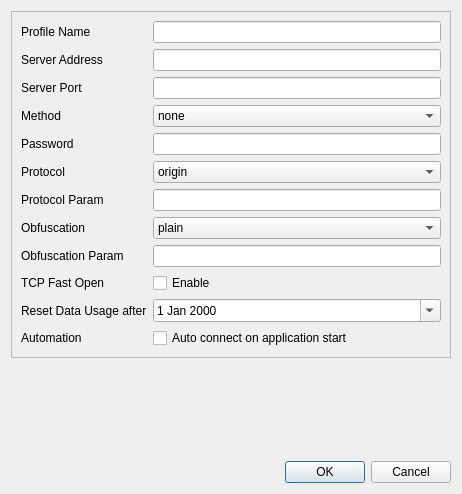
<?xml version="1.0" encoding="UTF-8"?>
<ui version="4.0">
 <class>SnellEditDialog</class>
 <widget class="QDialog" name="SnellEditDialog">
  <property name="geometry">
   <rect>
    <x>0</x>
    <y>0</y>
    <width>462</width>
    <height>494</height>
   </rect>
  </property>
  <property name="windowTitle">
   <string>Profile Editor</string>
  </property>
  <layout class="QVBoxLayout" name="verticalLayout">
   <item>
    <widget class="QFrame" name="editFrame">
     <property name="frameShape">
      <enum>QFrame::StyledPanel</enum>
     </property>
     <property name="frameShadow">
      <enum>QFrame::Raised</enum>
     </property>
     <layout class="QFormLayout" name="formLayout">
      <property name="sizeConstraint">
       <enum>QLayout::SetMaximumSize</enum>
      </property>
      <property name="fieldGrowthPolicy">
       <enum>QFormLayout::ExpandingFieldsGrow</enum>
      </property>
      <property name="rowWrapPolicy">
       <enum>QFormLayout::WrapLongRows</enum>
      </property>
      <property name="labelAlignment">
       <set>Qt::AlignLeading|Qt::AlignLeft|Qt::AlignVCenter</set>
      </property>
      <item row="1" column="0">
       <widget class="QLabel" name="nameLabel">
        <property name="text">
         <string>Profile Name</string>
        </property>
       </widget>
      </item>
      <item row="1" column="1">
       <widget class="QLineEdit" name="nameEdit"/>
      </item>
      <item row="2" column="0">
       <widget class="QLabel" name="serverAddrLabel">
        <property name="text">
         <string>Server Address</string>
        </property>
       </widget>
      </item>
      <item row="2" column="1">
       <widget class="QLineEdit" name="serverAddrEdit"/>
      </item>
      <item row="3" column="0">
       <widget class="QLabel" name="serverPortLabel">
        <property name="text">
         <string>Server Port</string>
        </property>
       </widget>
      </item>
      <item row="3" column="1">
       <widget class="QLineEdit" name="serverPortEdit">
        <property name="inputMethodHints">
         <set>Qt::ImhDigitsOnly|Qt::ImhPreferNumbers</set>
        </property>
       </widget>
      </item>
      <item row="4" column="0">
       <widget class="QLabel" name="label_5">
        <property name="text">
         <string>Method</string>
        </property>
       </widget>
      </item>
      <item row="4" column="1">
       <widget class="QComboBox" name="methodComboBox">
        <property name="sizePolicy">
         <sizepolicy hsizetype="Expanding" vsizetype="Fixed">
          <horstretch>0</horstretch>
          <verstretch>0</verstretch>
         </sizepolicy>
        </property>
        <item>
         <property name="text">
          <string>none</string>
         </property>
        </item>
        <item>
         <property name="text">
          <string>rc4</string>
         </property>
        </item>
        <item>
         <property name="text">
          <string>rc4-md5</string>
         </property>
        </item>
        <item>
         <property name="text">
          <string>rc4-md5-6</string>
         </property>
        </item>
        <item>
         <property name="text">
          <string>aes-128-cfb</string>
         </property>
        </item>
        <item>
         <property name="text">
          <string>aes-192-cfb</string>
         </property>
        </item>
        <item>
         <property name="text">
          <string>aes-256-cfb</string>
         </property>
        </item>
        <item>
         <property name="text">
          <string>aes-128-ctr</string>
         </property>
        </item>
        <item>
         <property name="text">
          <string>aes-192-ctr</string>
         </property>
        </item>
        <item>
         <property name="text">
          <string>aes-256-ctr</string>
         </property>
        </item>
        <item>
         <property name="text">
          <string>bf-cfb</string>
         </property>
        </item>
        <item>
         <property name="text">
          <string>camellia-128-cfb</string>
         </property>
        </item>
        <item>
         <property name="text">
          <string>camellia-192-cfb</string>
         </property>
        </item>
        <item>
         <property name="text">
          <string>camellia-256-cfb</string>
         </property>
        </item>
        <item>
         <property name="text">
          <string>cast5-cfb</string>
         </property>
        </item>
        <item>
         <property name="text">
          <string>des-cfb</string>
         </property>
        </item>
        <item>
         <property name="text">
          <string>idea-cfb</string>
         </property>
        </item>
        <item>
         <property name="text">
          <string>rc2-cfb</string>
         </property>
        </item>
        <item>
         <property name="text">
          <string>seed-cfb</string>
         </property>
        </item>
        <item>
         <property name="text">
          <string>salsa20</string>
         </property>
        </item>
        <item>
         <property name="text">
          <string>chacha20</string>
         </property>
        </item>
        <item>
         <property name="text">
          <string>chacha20-ietf</string>
         </property>
        </item>
       </widget>
      </item>
      <item row="5" column="0">
       <widget class="QLabel" name="pwdLabel">
        <property name="text">
         <string>Password</string>
        </property>
       </widget>
      </item>
      <item row="5" column="1">
       <widget class="QLineEdit" name="pwdEdit">
        <property name="inputMethodHints">
         <set>Qt::ImhNoAutoUppercase|Qt::ImhNoPredictiveText|Qt::ImhSensitiveData</set>
        </property>
        <property name="echoMode">
         <enum>QLineEdit::PasswordEchoOnEdit</enum>
        </property>
       </widget>
      </item>
      <item row="6" column="0">
       <widget class="QLabel" name="label_6">
        <property name="text">
         <string>Protocol</string>
        </property>
       </widget>
      </item>
      <item row="6" column="1">
       <widget class="QComboBox" name="protocolComboBox">
        <property name="sizePolicy">
         <sizepolicy hsizetype="Expanding" vsizetype="Fixed">
          <horstretch>0</horstretch>
          <verstretch>0</verstretch>
         </sizepolicy>
        </property>
        <item>
         <property name="text">
          <string>origin</string>
         </property>
        </item>
        <item>
         <property name="text">
          <string>verify_simple</string>
         </property>
        </item>
        <item>
         <property name="text">
          <string>auth_simple</string>
         </property>
        </item>
        <item>
         <property name="text">
          <string>auth_sha1</string>
         </property>
        </item>
        <item>
         <property name="text">
          <string>auth_sha1_v2</string>
         </property>
        </item>
        <item>
         <property name="text">
          <string>auth_sha1_v4</string>
         </property>
        </item>
        <item>
         <property name="text">
          <string>auth_aes128_sha1</string>
         </property>
        </item>
        <item>
         <property name="text">
          <string>auth_aes128_md5</string>
         </property>
        </item>
        <item>
         <property name="text">
          <string>auth_chain_a</string>
         </property>
        </item>
        <item>
         <property name="text">
          <string>auth_chain_b</string>
         </property>
        </item>
        <item>
         <property name="text">
          <string>auth_chain_c</string>
         </property>
        </item>
        <item>
         <property name="text">
          <string>auth_chain_d</string>
         </property>
        </item>
        <item>
         <property name="text">
          <string>auth_chain_e</string>
         </property>
        </item>
        <item>
         <property name="text">
          <string>auth_chain_f</string>
         </property>
        </item>
        <item>
         <property name="text">
          <string>auth_akarin_rand</string>
         </property>
        </item>
        <item>
         <property name="text">
          <string>auth_akarin_spec_a</string>
         </property>
        </item>
       </widget>
      </item>
      <item row="7" column="0">
       <widget class="QLabel" name="label_7">
        <property name="text">
         <string>Protocol Param</string>
        </property>
       </widget>
      </item>
      <item row="7" column="1">
       <widget class="QLineEdit" name="protocolParamEdit"/>
      </item>
      <item row="8" column="0">
       <widget class="QLabel" name="label_8">
        <property name="text">
         <string>Obfuscation</string>
        </property>
       </widget>
      </item>
      <item row="8" column="1">
       <widget class="QComboBox" name="obfsComboBox">
        <property name="sizePolicy">
         <sizepolicy hsizetype="Expanding" vsizetype="Fixed">
          <horstretch>0</horstretch>
          <verstretch>0</verstretch>
         </sizepolicy>
        </property>
        <item>
         <property name="text">
          <string>plain</string>
         </property>
        </item>
        <item>
         <property name="text">
          <string>http_simple</string>
         </property>
        </item>
        <item>
         <property name="text">
          <string>http_post</string>
         </property>
        </item>
        <item>
         <property name="text">
          <string>tls1.2_ticket_auth</string>
         </property>
        </item>
       </widget>
      </item>
      <item row="9" column="0">
       <widget class="QLabel" name="label">
        <property name="text">
         <string>Obfuscation Param</string>
        </property>
       </widget>
      </item>
      <item row="9" column="1">
       <widget class="QLineEdit" name="obfsParamEdit"/>
      </item>
      <item row="10" column="0">
       <widget class="QLabel" name="tcpFastOpenLabel">
        <property name="text">
         <string>TCP Fast Open</string>
        </property>
       </widget>
      </item>
      <item row="10" column="1">
       <widget class="QCheckBox" name="tcpFastOpenCheckBox">
        <property name="text">
         <string>Enable</string>
        </property>
       </widget>
      </item>
      <item row="11" column="0">
       <widget class="QLabel" name="resetDateLabel">
        <property name="text">
         <string>Reset Data Usage after</string>
        </property>
       </widget>
      </item>
      <item row="11" column="1">
       <widget class="QDateEdit" name="resetDateEdit">
        <property name="sizePolicy">
         <sizepolicy hsizetype="Expanding" vsizetype="Fixed">
          <horstretch>0</horstretch>
          <verstretch>0</verstretch>
         </sizepolicy>
        </property>
        <property name="calendarPopup">
         <bool>true</bool>
        </property>
       </widget>
      </item>
      <item row="12" column="0">
       <widget class="QLabel" name="autoStartLabel">
        <property name="text">
         <string>Automation</string>
        </property>
       </widget>
      </item>
      <item row="12" column="1">
       <widget class="QCheckBox" name="autoStartCheckBox">
        <property name="sizePolicy">
         <sizepolicy hsizetype="Expanding" vsizetype="Fixed">
          <horstretch>0</horstretch>
          <verstretch>0</verstretch>
         </sizepolicy>
        </property>
        <property name="text">
         <string>Auto connect on application start</string>
        </property>
       </widget>
      </item>
     </layout>
    </widget>
   </item>
   <item>
    <spacer name="verticalSpacer">
     <property name="orientation">
      <enum>Qt::Vertical</enum>
     </property>
     <property name="sizeHint" stdset="0">
      <size>
       <width>20</width>
       <height>0</height>
      </size>
     </property>
    </spacer>
   </item>
   <item>
    <widget class="QDialogButtonBox" name="buttonBox">
     <property name="orientation">
      <enum>Qt::Horizontal</enum>
     </property>
     <property name="standardButtons">
      <set>QDialogButtonBox::Cancel|QDialogButtonBox::Ok</set>
     </property>
    </widget>
   </item>
  </layout>
 </widget>
 <tabstops>
  <tabstop>nameEdit</tabstop>
  <tabstop>serverAddrEdit</tabstop>
  <tabstop>serverPortEdit</tabstop>
  <tabstop>pwdEdit</tabstop>
  <tabstop>resetDateEdit</tabstop>
  <tabstop>autoStartCheckBox</tabstop>
 </tabstops>
 <resources/>
 <connections>
  <connection>
   <sender>buttonBox</sender>
   <signal>rejected()</signal>
   <receiver>SnellEditDialog</receiver>
   <slot>reject()</slot>
   <hints>
    <hint type="sourcelabel">
     <x>230</x>
     <y>473</y>
    </hint>
    <hint type="destinationlabel">
     <x>230</x>
     <y>246</y>
    </hint>
   </hints>
  </connection>
 </connections>
</ui>
